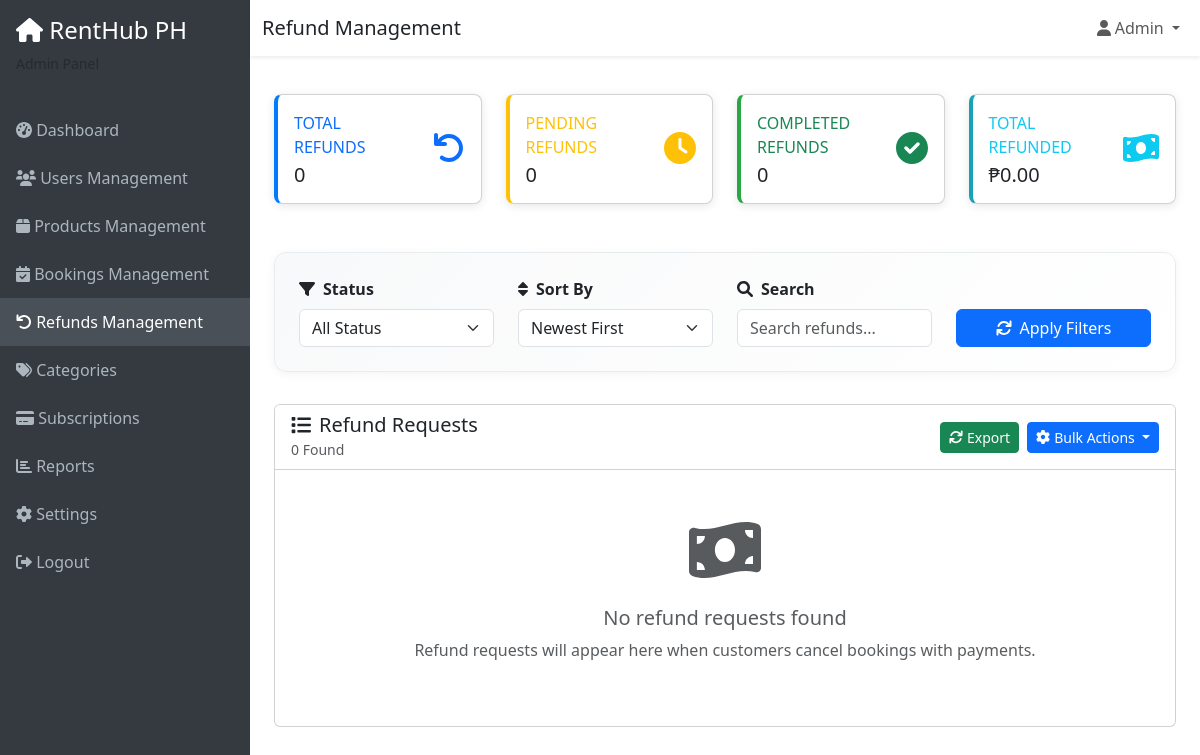
/admin/refunds.php (signed in), run on an earlier commit of the app's database.
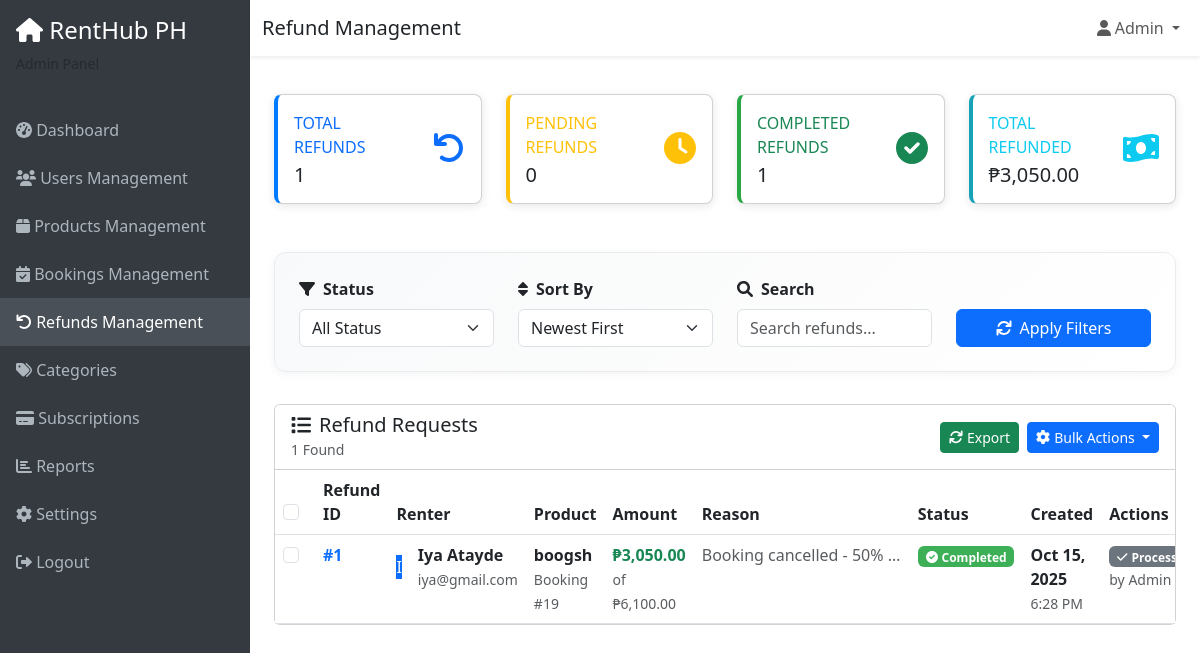
And on a later commit of the database.
### tables this page shows
CREATE TABLE `refunds` (
  `RefundID` int(11) NOT NULL,
  `BookingID` int(11) NOT NULL,
  `Refund_Amount` decimal(10,2) NOT NULL,
  `Refund_Status` varchar(50) DEFAULT 'Pending',
  `Refund_Reason` text DEFAULT NULL,
  `Refund_Method` varchar(50) DEFAULT NULL,
  `Refund_TransactionID` varchar(255) DEFAULT NULL,
  `Refund_ProcessedBy` int(11) DEFAULT NULL,
  `Refund_CreatedAt` timestamp NOT NULL DEFAULT current_timestamp(),
  `Refund_ProcessedAt` timestamp NULL DEFAULT NULL,
  `Refund_Notes` text DEFAULT NULL
);

CREATE TABLE `user_accounts` (
  `UserID` int(11) NOT NULL,
  `User_Name` varchar(255) NOT NULL,
  `User_Email` varchar(255) NOT NULL,
  `User_Password` varchar(255) NOT NULL,
  `User_Phone` varchar(20) DEFAULT NULL,
  `User_Role` int(11) DEFAULT NULL,
  `User_CreatedAt` timestamp NOT NULL DEFAULT current_timestamp(),
  `User_UpdatedAt` timestamp NOT NULL DEFAULT current_timestamp() ON UPDATE current_timestamp(),
  `User_Photo` varchar(255) DEFAULT NULL,
  `User_IsVerified` tinyint(1) DEFAULT 0,
  `User_Status` varchar(50) DEFAULT 'Active',
  `User_Birthdate` date DEFAULT NULL,
  `User_Gender` varchar(20) DEFAULT NULL,
  `User_Bio` text DEFAULT NULL
);

CREATE TABLE `products` (
  `ProductID` int(11) NOT NULL,
  `OwnerID` int(11) DEFAULT NULL,
  `CategoryID` int(11) DEFAULT NULL,
  `Prod_Name` varchar(255) NOT NULL,
  `Prod_Description` text DEFAULT NULL,
  `Prod_Brand` varchar(100) DEFAULT NULL,
  `Prod_Model` varchar(100) DEFAULT NULL,
  `Prod_Condition` varchar(50) DEFAULT NULL,
  `Prod_RentalPrice` decimal(10,2) NOT NULL,
  `Prod_PriceType` varchar(20) DEFAULT NULL,
  `Prod_SecurityDeposit` decimal(10,2) DEFAULT NULL,
  `Prod_MinRentalDuration` int(11) DEFAULT NULL,
  `Prod_MaxRentalDuration` int(11) DEFAULT NULL,
  `Prod_Availability` tinyint(1) DEFAULT 1,
  `Prod_CreatedAt` timestamp NOT NULL DEFAULT current_timestamp(),
  `Prod_UpdatedAt` timestamp NOT NULL DEFAULT current_timestamp() ON UPDATE current_timestamp(),
  `Prod_Status` varchar(50) DEFAULT 'Active',
  `Prod_IsFeatured` tinyint(1) DEFAULT 0,
  `Prod_FeaturedUntil` datetime DEFAULT NULL
);

CREATE TABLE `bookings` (
  `BookingID` int(11) NOT NULL,
  `ProductID` int(11) DEFAULT NULL,
  `RenterID` int(11) DEFAULT NULL,
  `OwnerID` int(11) DEFAULT NULL,
  `Book_StartDate` datetime NOT NULL,
  `Book_EndDate` datetime NOT NULL,
  `Book_TotalAmount` decimal(10,2) NOT NULL,
  `Book_SecurityDeposit` decimal(10,2) DEFAULT NULL,
  `Book_DeliveryFee` decimal(8,2) DEFAULT NULL,
  `Book_Status` varchar(50) DEFAULT 'Pending',
  `Book_PickupType` varchar(20) DEFAULT NULL,
  `Book_CreatedAt` timestamp NOT NULL DEFAULT current_timestamp(),
  `Book_UpdatedAt` timestamp NOT NULL DEFAULT current_timestamp() ON UPDATE current_timestamp(),
  `Book_CancelReason` text DEFAULT NULL,
  `Book_Notes` text DEFAULT NULL,
  `Book_Damaged` tinyint(1) NOT NULL DEFAULT 0
);

### admin/refunds.php (the view, shortened to what the changed rows need)
<?php
$database = new Database();
$conn = $database->getConnection();
$sort_by = isset($_GET['sort']) ? $_GET['sort'] : 'newest';
$conditions = ["1=1"];
$params = [];
$sort_options = [
    'newest' => 'r.Refund_CreatedAt DESC',
    'oldest' => 'r.Refund_CreatedAt ASC',
    'amount_high' => 'r.Refund_Amount DESC',
    'amount_low' => 'r.Refund_Amount ASC'
];
$order_by = isset($sort_options[$sort_by]) ? $sort_options[$sort_by] : 'r.Refund_CreatedAt DESC';
$query = "SELECT r.*, b.BookingID, b.RenterID, b.Book_TotalAmount, b.Book_StartDate, b.Book_EndDate,
          p.Prod_Name, renter.User_Name as Renter_Name, renter.User_Email as Renter_Email,
          owner.User_Name as Owner_Name, processor.User_Name as Processed_By_Name
          FROM refunds r
          JOIN bookings b ON r.BookingID = b.BookingID
          JOIN products p ON b.ProductID = p.ProductID
          JOIN user_accounts renter ON b.RenterID = renter.UserID
          JOIN user_accounts owner ON p.OwnerID = owner.UserID
          LEFT JOIN user_accounts processor ON r.Refund_ProcessedBy = processor.UserID
          WHERE " . implode(' AND ', $conditions) . "
          ORDER BY " . $order_by;
$stmt = $conn->prepare($query);
$stmt->execute($params);
$refunds = $stmt->fetchAll(PDO::FETCH_ASSOC);
$stats_query = "SELECT
                COUNT(*) as total_refunds,
                SUM(CASE WHEN Refund_Status = 'Pending' THEN 1 ELSE 0 END) as pending_refunds,
                SUM(CASE WHEN Refund_Status = 'Completed' THEN 1 ELSE 0 END) as completed_refunds,
                SUM(CASE WHEN Refund_Status = 'Completed' THEN Refund_Amount ELSE 0 END) as total_refunded
                FROM refunds";
$stats_stmt = $conn->prepare($stats_query);
$stats_stmt->execute();
$stats = $stats_stmt->fetch(PDO::FETCH_ASSOC);
?>
<!DOCTYPE html>
<html lang="en">
<head>
    <link href="https://cdn.jsdelivr.net/npm/bootstrap@5.3.0/dist/css/bootstrap.min.css" rel="stylesheet">
    <link href="https://cdnjs.cloudflare.com/ajax/libs/font-awesome/6.0.0/css/all.min.css" rel="stylesheet">
</head>
<body>
    <div class="main-content">
        <div class="container-fluid p-4">
            <div class="row mb-4">
                <div class="col-xl-2-4 col-md-6 mb-4">
                    <div class="card stat-card total">
                        <div class="card-body">
                            <div class="row align-items-center">
                                <div class="col">
                                    <div class="text-xs font-weight-bold text-primary text-uppercase mb-1">
                                        Total Refunds
                                    </div>
                                    <div class="h5 mb-0 font-weight-bold"><?php echo number_format($stats['total_refunds']); ?></div>
                                </div>
                            </div>
                        </div>
                    </div>
                </div>
                <div class="col-xl-2-4 col-md-6 mb-4">
                    <div class="card stat-card completed">
                        <div class="card-body">
                            <div class="row align-items-center">
                                <div class="col">
                                    <div class="text-xs font-weight-bold text-success text-uppercase mb-1">
                                        Completed Refunds
                                    </div>
                                    <div class="h5 mb-0 font-weight-bold"><?php echo number_format($stats['completed_refunds']); ?></div>
                                </div>
                            </div>
                        </div>
                    </div>
                </div>
                <div class="col-xl-2-4 col-md-6 mb-4">
                    <div class="card stat-card refunded">
                        <div class="card-body">
                            <div class="row align-items-center">
                                <div class="col">
                                    <div class="text-xs font-weight-bold text-info text-uppercase mb-1">
                                        Total Refunded
                                    </div>
                                    <div class="h5 mb-0 font-weight-bold">₱<?php echo number_format($stats['total_refunded'], 2); ?></div>
                                </div>
                            </div>
                        </div>
                    </div>
                </div>
            </div>
            <div class="card">
                <div class="card-header d-flex justify-content-between align-items-center bg-white">
                    <div>
                        <h5 class="mb-0"><i class="fas fa-list me-2"></i>Refund Requests</h5>
                        <small class="text-muted"><?php echo count($refunds); ?> Found</small>
                    </div>
                </div>
                <div class="card-body p-0">
                    <?php if (empty($refunds)): ?>
                        <div class="text-center py-5">
                            <i class="fas fa-money-bill-wave fa-4x text-muted mb-4"></i>
                            <h5 class="text-muted">No refund requests found</h5>
                            <p class="text-muted">Refund requests will appear here when customers cancel bookings with payments.</p>
                        </div>
                    <?php else: ?>
                            <div class="table-responsive">
                                <table class="table table-hover mb-0">
                                    <thead>
                                        <tr>
                                            <th style="width: 60px;">
                                                <div class="form-check">
                                                    <input class="form-check-input" type="checkbox" id="selectAll">
                                                </div>
                                            </th>
                                            <th>Refund ID</th>
                                            <th>Renter</th>
                                            <th>Product</th>
                                            <th>Amount</th>
                                            <th>Reason</th>
                                            <th>Status</th>
                                            <th>Created</th>
                                            <th style="width: 150px;">Actions</th>
                                        </tr>
                                    </thead>
                                    <tbody>
                                        <?php foreach ($refunds as $refund): ?>
                                        <tr>
                                            <td>
                                                <div class="form-check">
                                                    <input class="form-check-input" type="checkbox" value="<?php echo $refund['RefundID']; ?>">
                                                </div>
                                            </td>
                                            <td>
                                                <strong class="text-primary">#<?php echo $refund['RefundID']; ?></strong>
                                            </td>
                                            <td>
                                                <div class="d-flex align-items-center">
                                                    <div class="avatar-circle bg-primary text-white me-3">
                                                        <?php echo strtoupper(substr($refund['Renter_Name'], 0, 1)); ?>
                                                    </div>
                                                    <div>
                                                        <strong><?php echo htmlspecialchars($refund['Renter_Name']); ?></strong><br>
                                                        <small class="text-muted"><?php echo htmlspecialchars($refund['Renter_Email']); ?></small>
                                                    </div>
                                                </div>
                                            </td>
                                            <td>
                                                <strong><?php echo htmlspecialchars($refund['Prod_Name']); ?></strong><br>
                                                <small class="text-muted">Booking #<?php echo $refund['BookingID']; ?></small>
                                            </td>
                                            <td>
                                                <strong class="text-success">₱<?php echo number_format($refund['Refund_Amount'], 2); ?></strong><br>
                                                <small class="text-muted">of ₱<?php echo number_format($refund['Book_TotalAmount'], 2); ?></small>
                                            </td>
                                            <td>
                                                <span class="text-muted" style="max-width: 200px; display: block; overflow: hidden; text-overflow: ellipsis; white-space: nowrap;" title="<?php echo htmlspecialchars($refund['Refund_Reason']); ?>">
                                                    <?php echo htmlspecialchars($refund['Refund_Reason']); ?>
                                                </span>
                                            </td>
                                            <td>
                                                <span class="badge status-<?php echo strtolower($refund['Refund_Status']); ?>">
                                                    <?php
                                                    $status_icons = [
                                                        'Pending' => 'fas fa-clock',
                                                        'Completed' => 'fas fa-check-circle',
                                                        'Rejected' => 'fas fa-times-circle'
                                                    ];
                                                    $icon = $status_icons[$refund['Refund_Status']] ?? 'fas fa-question';
                                                    ?>
                                                    <i class="<?php echo $icon; ?> me-1"></i><?php echo $refund['Refund_Status']; ?>
                                                </span>
                                            </td>
                                            <td>
                                                <strong><?php echo date('M j, Y', strtotime($refund['Refund_CreatedAt'])); ?></strong><br>
                                                <small class="text-muted"><?php echo date('g:i A', strtotime($refund['Refund_CreatedAt'])); ?></small>
                                            </td>
                                            <td>
                                                <div class="action-buttons">
                                                    <?php if ($refund['Refund_Status'] == 'Pending'): ?>
                                                        <button class="btn btn-success btn-sm" data-bs-toggle="modal" data-bs-target="#processModal<?php echo $refund['RefundID']; ?>" title="Process Refund">
                                                            <i class="fas fa-check"></i>
                                                        </button>
                                                        <button class="btn btn-danger btn-sm" data-bs-toggle="modal" data-bs-target="#rejectModal<?php echo $refund['RefundID']; ?>" title="Reject Refund">
                                                            <i class="fas fa-times"></i>
                                                        </button>
                                                    <?php else: ?>
                                                        <span class="badge bg-secondary">
                                                            <i class="fas fa-check me-1"></i>Processed
                                                        </span>
                                                        <?php if ($refund['Processed_By_Name']): ?>
                                                            <br><small class="text-muted">by <?php echo htmlspecialchars($refund['Processed_By_Name']); ?></small>
                                                        <?php endif; ?>
                                                    <?php endif; ?>
                                                </div>
                                            </td>
                                        </tr>
                                        <?php endforeach; ?>
                                    </tbody>
                                </table>
                        </div>
                    <?php endif; ?>
                </div>
            </div>
        </div>
    </div>
</body>
</html>

What changed in the data, as far as the page shows it:
added refunds: RefundID "1", user_accounts.User_Name "I", user_accounts.User_Name "Iya Atayde", user_accounts.User_Email "iya@gmail.com", products.Prod_Name "boogsh", BookingID.BookingID "19", Refund_Amount "3,050.00", BookingID.Book_TotalAmount "6,100.00", Refund_Reason "Booking cancelled - 50%…", Refund_Status "Completed", Refund_CreatedAt "Oct 15, 2025", Refund_CreatedAt "6:28 PM", Refund_ProcessedBy.User_Name "Admin"
Also different on the page:
$stats['total_refunds']: "0" → "1"
$stats['completed_refunds']: "0" → "1"
$stats['total_refunded']: "0.00" → "3,050.00"
count($refunds): "0" → "1"
form field value: (not shown) → "☐"
text no longer shown: "No refund requests found Refund requests will appear here when customers cancel bookings with payments."
text now shown: "Refund ID Renter Product Amount Reason Status Created Actions"
